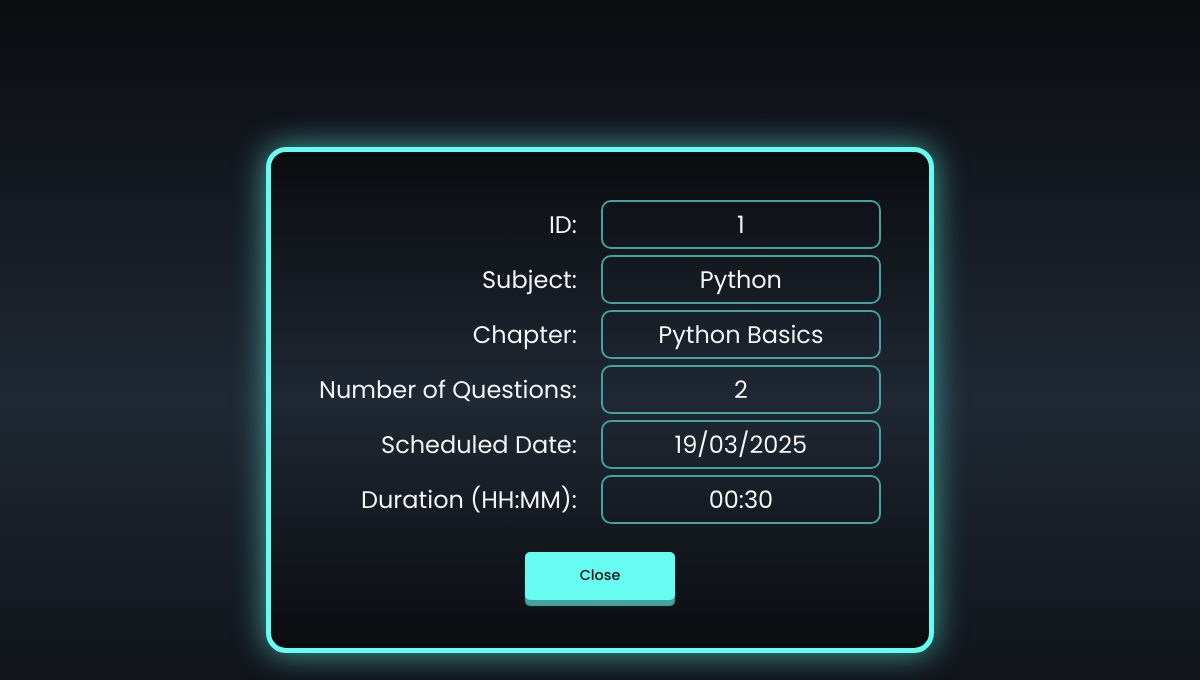
Screenshot of /quiz_detail/1 with the database file from the repository.
### models/models.py (models this page shows)
class Quiz(db.Model):
  id = db.Column(db.Integer, primary_key=True, nullable= False)
  chapter_id = db.Column(db.Integer, db.ForeignKey('chapter.id'), nullable=False)
  date_of_quiz = db.Column(db.Date(), nullable=False)
  time_duration = db.Column(db.Integer(), nullable=False)
  scores = db.relationship('Scores', backref='quiz', cascade="all, delete-orphan")
  questions = db.relationship('Question', backref = 'quiz', cascade = "all, delete-orphan")

class Subject(db.Model):
  id = db.Column(db.Integer, primary_key=True, nullable=False)
  name = db.Column(db.String(50), unique=True, nullable=False)
  description = db.Column(db.String(120), nullable=False)
  chapters = db.relationship('Chapter', backref='subject', cascade="all, delete-orphan")

class Chapter(db.Model):
  id = db.Column(db.Integer, primary_key=True, nullable=False)
  name = db.Column(db.String(50), unique=True, nullable=False)
  description = db.Column(db.String(120), nullable=False)
  subject_id = db.Column(db.Integer, db.ForeignKey('subject.id'), nullable=False)
  questions = db.relationship('Question', backref='chapter', cascade="all, delete-orphan")
  quizes = db.relationship('Quiz', backref='chapter', cascade = "all, delete-orphan")

### controllers/routes.py (the view)
@login_required
@app.route('/quiz_detail/<int:quiz_id>')
def quiz_detail(quiz_id):
    quiz = Quiz.query.filter_by(id = quiz_id).first()
    return render_template('quiz_detail.html', quiz = quiz)

### templates/quiz_detail.html (shortened to what this page needs)
{% extends 'base.html' %}
{% block content %}
    <div class="quiz-detail">
        <div><label>ID:</label> <p>{{quiz.id}}</p></div>
        <div><label>Subject:</label> <p>{{quiz.chapter.subject.name}}</p></div>
        <div><label>Chapter:</label> <p>{{quiz.chapter.name}}</p></div>
        <div><label>Number of Questions:</label> <p>{{quiz.questions|length}}</p></div>
        <div><label>Scheduled Date:</label> <p>{{quiz.date_of_quiz.strftime("%d/%m/%Y")}}</p></div>
        <div><label>Duration (HH:MM):</label> <p>{{"%02d:%02d" | format(quiz.time_duration // 60, quiz.time_duration % 60)}}</p></div>
        <a class="button" href="{{ url_for('user_dashboard' ) }}">Close</a>
    </div>
{% endblock %}

### static/styles.css (style rules this page uses)
* { padding: 0; margin: 0; outline: 0; list-style: none; text-decoration: none; font-family: 'Poppins', 'system-ui'; box-sizing: border-box; }
:root { --accent-color:#66fcf1; --box-shadow :#45a29e; --text-color :whitesmoke; --light-shade :#1f2833; --dark-shade :#181818; --background:linear-gradient(#0b0c10,#1f2833,#0b0c10); }
body { overflow-x: hidden; width: 100vw; height: 100vh; background:var(--background); background-repeat: no-repeat; background-size: cover; background-attachment: fixed; display: flex; justify-content: center; align-items: center; color: var(--text-color); }
.button { border:2px solid var(--accent-color); cursor: pointer; box-shadow: 0 6px 1px var(--box-shadow); transition: all 250ms ease; border-radius: 5px; background-color: var(--accent-color); color: var(--dark-shade); font-size: 0.9em; font-weight: 500; }
a { color: var(--text-color); text-align: center; padding: 0.8em; margin-top: 1.5em; }

### rows the page displays
Quiz: id "1", date_of_quiz "19/03/2025", time_duration "00:30"
Subject: chapter.subject.name "Python"
Chapter: chapter.name "Python Basics"

### other values shown
{{ quiz.questions|length }} "2"
